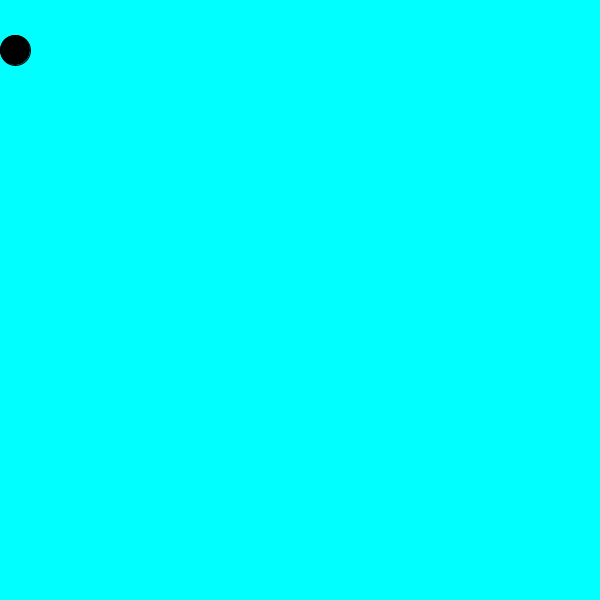
Frame 1 (no input)
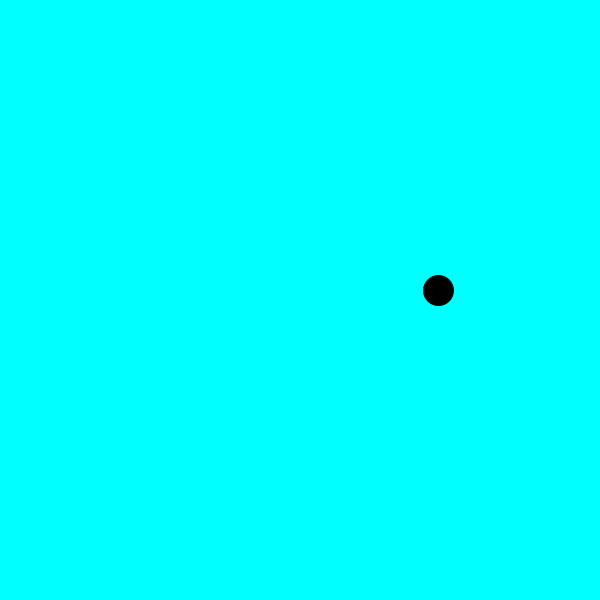
Frame 60 (the mouse pressed at the canvas centre just before this capture)
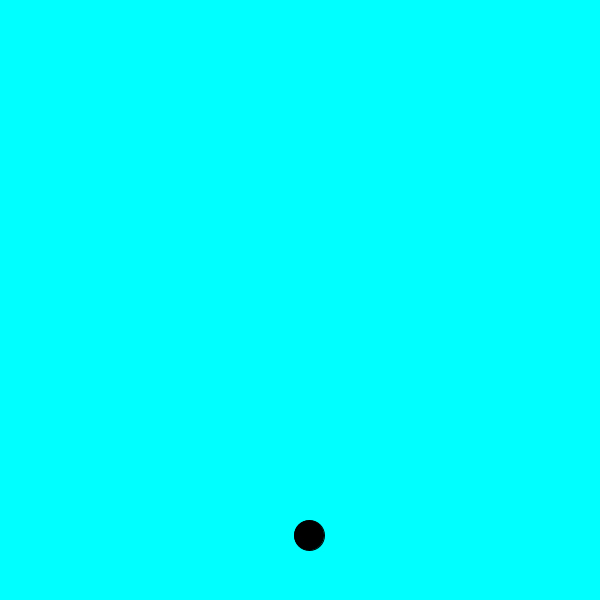
Frame 120 (the mouse held since frame 60 and released just before this capture)

The Processing sketch that drew these frames (run headless with seeded random() and noise(); from frame 60 on, the mouse is pressed at the canvas centre):

// Processing sketch: pong
// ── pong.pde
float xPos = 15; // x for the ball
float yPos = height/2; // y for the ball
float xSpeed= 5; // how fast ball moves horizonally
float ySpeed = 20; // how fast ball move vertically
void setup() {
  size(600,600);
  xSpeed = random(2,10);
  ySpeed = random(2,10);
  
}

void draw() {
  background(0,255,255);
  fill(0);
  ellipse(xPos, yPos, 30, 30);

    xPos += xSpeed;
    yPos+= ySpeed;
    
  if(xPos > width - 15 || xPos <  15) {
  xSpeed *= -1;
  }
  
   if(yPos > width - 15 || yPos <  15) {
  ySpeed *= -1;
  }
    
}
